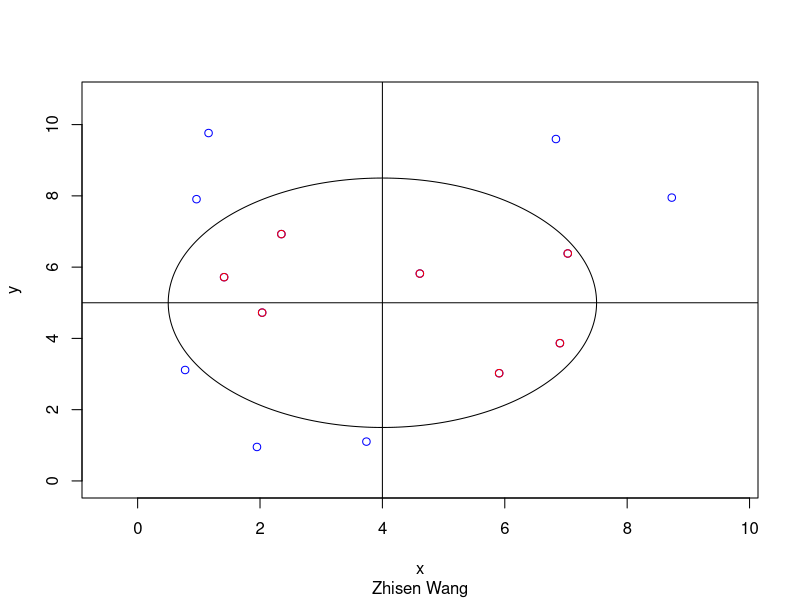
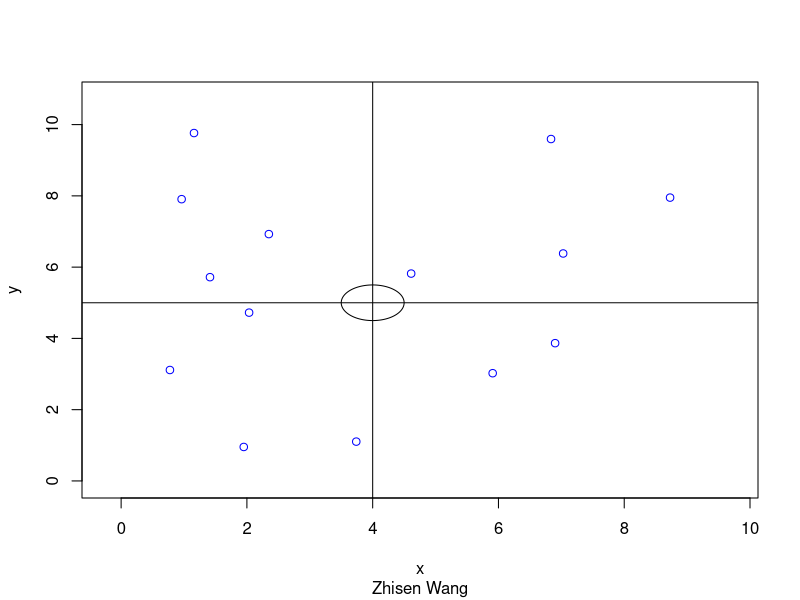
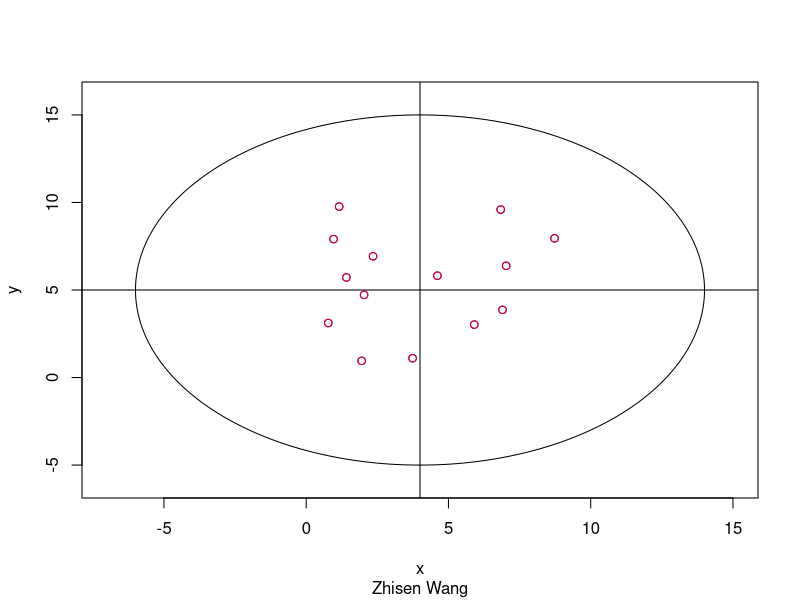

Write R code to recreate these figures, in order.

name="Zhisen wang"


#########################################
######   Assignment 2  #######
#########################################
#################################################
#   we need to find n=dim(pts)[1], this way we can use "for" loop to 
#   calculate the distance between all the points to the center of the circle
#   
#   use "sqrt((pts[i,1]-cntr[1])^2 + (pts[i,2]-cntr[2])^2)<=r" to compare, 
#   all the points within circle, use cbind to assign to a new matrix.
#   
#   
#   drawing a circle,set r as the radius.
#   set xlim ylim xlab ylab
#   first set all the points to coler blue
#   then change the color of "in circle" points to red
#   drawing vertical and horizontal line across the center
#       
#
###################################################



in.circle<-function(pts,cntr,r)
      
{#function start
      
      n=dim(pts)[1] #set n 
      z=NULL
     
      
  for (i in 1:n)
      {#start for
            if (   sqrt((pts[i,1]-cntr[1])^2 + (pts[i,2]-cntr[2])^2)<=r  )
                  #calculate the distance between two points, compare to r
            {
                  z=rbind(z,pts[i,])
            }
      }#end for
      
      
  
  x.axis = c( min(c(pts[,1],cntr[1]-r)) - 1, max(c(pts[,1],cntr[1]+r)) + 1)
  #the min of x , should be the min of the ponits or the min of ccircle
  #max is the same
  
  y.axis = c( min(c(pts[,2],cntr[2]-r)) - 1, max(c(pts[,2],cntr[2]+r)) + 1)
  #the min of y , should be the min of the ponits or the min of ccircle
  #max is the same
  
  theta = seq(0,2*pi,length = 2000)
  x     = r*cos(theta) #here r is the radius
  y     = r*sin(theta)

  dev.new()
  plot(x+cntr[1],y+cntr[2],
       type = 'l', 
       xlim = x.axis, 
       ylim=y.axis,
       xlab="x",
       ylab="y",
       sub="Zhisen Wang")
  
  points(pts, col = "blue") #set all the points to blue
  points(z, col = "red")  #set the points within circle to red
  abline( v = cntr[1], h = cntr[2])
  
  return(z) #return z here
      
}#function end



set.seed(40)
x=runif(14,0,10)
x=round(x,3)
y=runif(14,0,10)
y=round(y,3)
pts=cbind(x,y)

cntr=c(4,5)
r=3.5

in.circle(pts,cntr,r)#testing


r=0.5   #error check (1) if there is no point within the circle
in.circle(pts,cntr,r)


r=10   #error check (2) if all the  points are within the circle
in.circle(pts,cntr,r)




